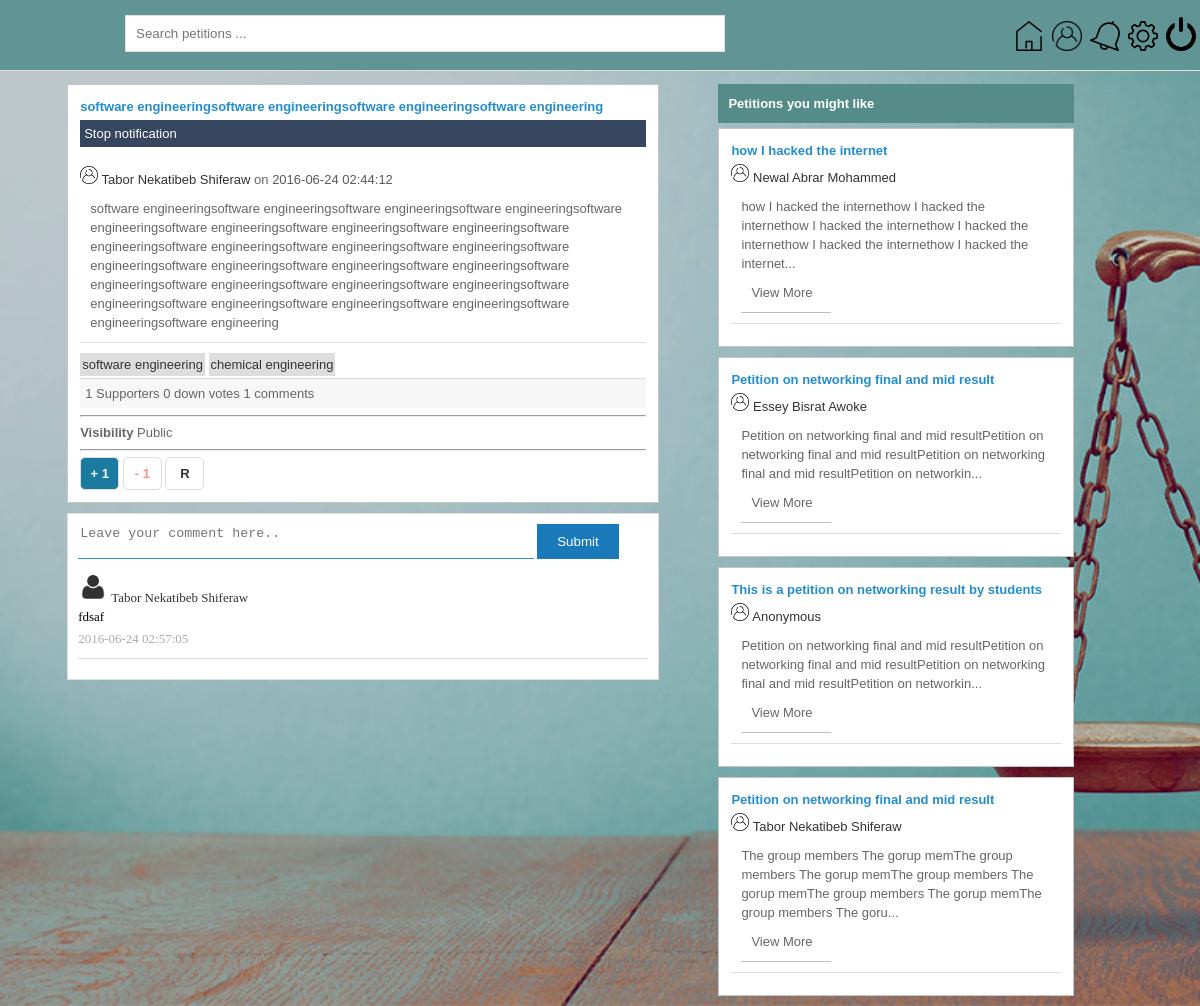
Page /selamawi/account.php?petID=122 (signed in) on the committed database.
### tables this page shows
CREATE TABLE IF NOT EXISTS `petition` (
`petID` int(11) NOT NULL,
  `title` varchar(100) NOT NULL,
  `description` text NOT NULL,
  `post_date` datetime NOT NULL,
  `image_url` char(50) DEFAULT NULL,
  `send_to` varchar(30) NOT NULL,
  `owner` int(11) NOT NULL,
  `num_comments` int(11) NOT NULL DEFAULT '0',
  `num_up_votes` int(11) NOT NULL DEFAULT '0',
  `num_down_votes` int(11) NOT NULL DEFAULT '0',
  `audience` char(33) NOT NULL,
  `sent` enum('1','2') NOT NULL COMMENT '1:unresolved 2:resolved',
  `status` enum('1','2','3') NOT NULL DEFAULT '1' COMMENT '1:normal 2:reported 3:removed',
  `getNotifcation` enum('1','2') NOT NULL DEFAULT '2' COMMENT '1:off 2:on'
);

CREATE TABLE IF NOT EXISTS `student` (
`studID` int(11) NOT NULL,
  `ID` char(15) NOT NULL,
  `fname` char(15) NOT NULL,
  `mname` char(15) NOT NULL,
  `lname` char(15) NOT NULL,
  `department` int(11) NOT NULL,
  `section` int(11) NOT NULL,
  `school` int(11) NOT NULL,
  `year` int(11) NOT NULL,
  `email` varchar(30) NOT NULL,
  `semester` int(11) NOT NULL,
  `password` char(32) NOT NULL,
  `status` enum('1','2','3') NOT NULL DEFAULT '1' COMMENT '1:unreg 2:registered 3:blocked'
);

CREATE TABLE IF NOT EXISTS `pet_tag` (
  `tagID` int(11) NOT NULL,
  `petID` int(11) NOT NULL
);

CREATE TABLE IF NOT EXISTS `comment` (
`commentID` int(11) NOT NULL,
  `message` text NOT NULL,
  `commenter` int(11) NOT NULL,
  `petitionID` int(11) NOT NULL,
  `date` datetime NOT NULL DEFAULT CURRENT_TIMESTAMP,
  `seen` enum('1','2') NOT NULL DEFAULT '1' COMMENT '1:unresolved 2:resolved'
);

### selamawi/includes/class/classDB.php (called while the page is built, shortened)
<?php
	class DB {
		private $db;
		private $resultset = array();
		private $num_rows  = 0;
		function __construct() {
			$this->db = new mysqli(DB::HOST, DB::USRNAME, DB::PSSWRD, DB::DBNAME);
		}
		function prp_stmt($query, $params='') {
			$stmt = $this->db->query($query);
			$this->resultset = array();
			$this->num_rows = $stmt->num_rows;
			for($i=0;$i<$this->num_rows;$i++)
				$this->resultset[$i] = $stmt->fetch_object();
			return true;
		}
		function get_resultset(){
			return $this->resultset;
		}
		function get_num_rows(){
			return $this->num_rows;
		}
	}
	$db = new DB();
?>

### selamawi/includes/class/classPetition.php (called while the page is built, shortened)
<?php
	class Petition{
		private $petitionID;
		private $title;
		private $description;
		private $date;
		private $owner;
		private $getNotf;
		private $audience;
		private $status;
		private $owner_obj;
		private $db;
		function __construct($info)
		{
			global $db;
			$this->db = $db;
			if(gettypei($info)=='int') {
				$this->petitionID = (int)$info;
				$this->retrieve_info();
			}
			else if(gettypei($info)=='obj')
				$this->intiliaze_this($info);
			else if(gettypei($info)=='arr')
				$this->intiliaze_this_arr($info);
		}
		public function getComments(){
			$query = "SELECT * FROM " . TABLE_COM . " WHERE petitionID = $this->petitionID ORDER BY date DESC";
			$this->db->prp_stmt($query);
			$result =  $this->db->get_resultset();
			$comments = array();
			foreach($result as $comment) {
				$comments[] = new Comment($comment);
			}
			return $comments;
		}
		public function getNumComments() {
			$query = "SELECT count(commentID) as num  from " . TABLE_COM . " WHERE petitionID = $this->petitionID";
			$this->db->prp_stmt($query);
			return $this->db->get_resultset()[0]->num;
		}
		function assignVote($votes,&$vote_count) {
			if($votes[0]->type==VOTE_UP)
				$vote_count['UP'] = $votes[0]->num;
			else
				$vote_count['DOWN'] = $votes[0]->num;
			if(!isset($vote[1]))
				return $vote_count;
			return $vote_count;
		}
		public function getNumVotes()
		{
			$query = "SELECT count(voteID) as num,type FROM " . TABLE_VOTE . " WHERE petitionID = $this->petitionID group by type";
			$this->db->prp_stmt($query);
			$vote_count = array(
								'UP' 		=> 0,
								'DOWN'		=> 0
							);
			$rs = $this->db->get_resultset();
			$this->assignVote($rs,$vote_count);
			return $vote_count;
		}
		public function getTags()
		{
			$subQ = "SELECT tagName FROM " . TABLE_TAG . " WHERE tagID = " . TABLE_PET_TAG .".tagID";
			$query = "SELECT tagID,($subQ) as tagName FROM " . TABLE_PET_TAG . " WHERE petID = $this->petitionID";
			$this->db->prp_stmt($query);
			$tags = array();
			$result = $this->db->get_resultset();
			foreach($result as $tag)
				$tags[] = new Tag($tag);
			return $tags;
		}
		public function getTitle()
		{
			return $this->title;
		}
		public function isReported()
		{
			return (int)$this->status === PET_ST_RPT;
		}
		public function getDesc()
		{
			return $this->description;
		}
		public function getDate()
		{
			return $this->date;
		}
		public 	function getPetID()
		{
			return $this->petitionID;
		}
		public function intiliaze_this($info)
		{
			$this->title = 			$info->title;
			$this->description =	$info->description;
			$this->date = 			$info->post_date;
			$this->owner = 			$info->owner;
			$this->petitionID =     $info->petID;
			$this->getNotf   = 		$info->getNotifcation;
			$this->audience = 		$info->audience;
			$this->status = 		$info->status;
			$this->get_owner_info();
		}
		public function notfOn(){
			return $this->getNotf == PET_NOTF_ON;
		}
		public function get_owner_info() {
			$this->owner_obj = new Student((int)$this->owner);
		}
		public function __call($method, $arguments) {
			switch ($method) {
				case 'getFullName':
					return $this->owner_obj->getFullName();
					break;
				case 'getStudID':
					return $this->owner_obj->getstudentID();
					break;
			}
		}
		public function relatedPetitions()
		{
			$query = "SELECT *  FROM " . TABLE_PET .  " JOIN (SELECT petID from " . TABLE_PET_TAG .  " where tagID IN (SELECT tagID FROM " . TABLE_PET_TAG .  " WHERE petID=$this->petitionID) group by petID HAVING petID<>$this->petitionID
ORDER BY count(1) DESC LIMIT 4) as matches ON " . TABLE_PET .  ".petID=matches.petID";
			$this->db->prp_stmt($query);
			$petitions = array();
			$results = $this->db->get_resultset();
			foreach($results as $petition)
				$petitions[] = new Petition($petition);
			return $petitions;
		}
		public function retrieve_info()
		{
			$query = "SELECT * FROM " . TABLE_PET . " WHERE petID=$this->petitionID LIMIT 1";
			$stmt = $this->db->prp_stmt($query);
			$rslt = $this->db->get_resultset()[0];
			if($rslt!=null and $stmt!=false)
				$this->intiliaze_this($rslt);
		}
		public function getAudience()
		{
			return $this->audience;
		}
		public function hasVoted($studID)
		{
			$query = "SELECT type FROM " . TABLE_VOTE . " WHERE voter=$studID and petitionID=$this->petitionID";
			$this->db->prp_stmt($query);
			return $this->db->get_resultset()[0]->type;
		}
	}
?>

### selamawi/includes/class/classAccount.php (called while the page is built, shortened)
<?php
	class Account{
		public function aPetition($petID) {
			$petID = (int)$petID;
			return new Petition($petID);
		}
	}
?>

### selamawi/includes/utility.php (called while the page is built, shortened)
<?php
	function gettypei($var) {
		$type = gettype($var);
		switch ($type) {
			case 'object':
				$type = 'obj';
				break;
			case 'integer':
				$type = 'int';
				break;
			case 'array':
				$type = 'arr';
				break;
			default:
				return null;
				break;
		}
		return $type;
	}
?>

### selamawi/includes/class/classStudent.php (called while the page is built, shortened)
<?php
	class Student{
		public $firstName;
		private $middleName;
		private $lastName;
		private $studentID;
		private $db;
		public function __construct($info)
		{
			global $db;
			$this->db = $db;
			if(gettypei($info)=='int') {
				$this->studentID = (int)$info;
				$info = $this->retrieve_info();
			}
			else if(gettypei($info)=='obj')
				$this->intiliaze_this($info);
			else if( gettypei($info) == 'arr')
				$this->int_this_arr($info);
		}
		private function retrieve_info()
		{
			$query = "SELECT * FROM " . TABLE_STUD . " WHERE studID = $this->studentID LIMIT 1";
			$this->db->prp_stmt($query);
			if ( $this->db->get_num_rows() != 1){
				return null;
			}
			$resultSet = $this->db->get_resultset();
			return $resultSet;
		}
		public function getFullName()
		{
			if($this->studentID == PET_ANONY)
				return PET_ANONY_HANDLER;
			$fullName = ucwords($this->firstName . " " . $this->middleName . " ". $this->lastName);
			return $fullName;
		}
		public function getstudentID(){
			return $this->studentID;
		}
		private function intiliaze_this($info)
		{
			if(gettypei($info)!='obj')
				return false;
			$this->firstName  = $info->fname;
			$this->middleName = $info->mname;
			$this->lastName   = $info->lname;
			$this->studentID  = $info->studID;
		}
	}
?>

### selamawi/includes/class/classTag.php (called while the page is built, shortened)
<?php
	class Tag{
		private $tagName;
		private $tagID;
		public function int_this_obj($info)
		{
			$this->tagName = $info->tagName;
			$this->tagID   = $info->tagID;
		}
		public function getName()
		{
			return $this->tagName;
		}
		public function getID()
		{
			return $this->tagID;
		}
	}
?>

### selamawi/includes/class/classauthenticator.php (called while the page is built, shortened)
<?php
	class Authenticator{
		public static function get_session($name){
			return $_SESSION[$name];
		}
	}
?>

### selamawi/includes/class/classComment.php (called while the page is built, shortened)
<?php
	class Comment{
		private $message;
		private $date;
		private $commenter;
		public function getMessage() {
			return $this->message;
		}
		public function getDate() {
			return $this->date;
		}
		public function getCommenter() {
			return new Student((int)$this->commenter);
		}
		public function intitialize_this($info) {
			$this->message 		= $info->message;
			$this->date    		= $info->date;
			$this->commenter	= $info->commenter;
 		}
	}
?>

### selamawi/includes/ui/accountUI.php (the view, shortened to what this page needs)
<?php
	class AccountUI{
		public $studID = -1;
		public $audc = array(
								'class' => '',
								'dept' => '',
								'year' => '',
								'all' => ''
						);
		public function menuBar()
		{
			$menuElems = array(
								'home'	  => array(PAGE_ACCT,'home.svg'),
								'Profile'  => array(PAGE_STUD,'user.png'),
								'notification' => array(PAGE_STUD."?notf",'notification.svg'),
								'setting' => array(PAGE_SETTING,'setting.svg'),
								'logout' => array(PAGE_LOGOUT,'logout.png')
							);
			?>
				<nav class='menubar'>
					<form method='get' class='search' action='<?php print(PAGE_ACCT) ?>'>
						<input class='pet_search' placeholder="Search petitions ... " type='text' name='pet_search'>
					</form>
					<ul id='elems' class='menu-elems'>
						<?php
							foreach($menuElems as $name=>$url)
							{
								echo "<li> <a href='". $url[0] . "'><img class='icns' title='" . $name . "' src='includes/images/" . $url[1] . "'></a>";
							}
						?>
					</ul>
				</nav>
			<?php
		}
			?>
			<?php
		public function descShort($desc, $len=self::DESCLEN) {
			return substr($desc, 0,$len) . "...";
		}
		function audMap($audience){
			switch ($audience)
			{
								case $this->audc['all']:
									return 'Public';
									break;
			}
		}
		public function aPetition($petition, $relatedPetitions, $mine){
			$tags = $petition->getTags();
			$petOn = ($petition->notfOn()) ? "Stop notification" : "Get notification";
			$notf = ($mine) ? "<a class='petTogle' href='" . PAGE_ACCT . "?chNotf=" . $petition->getPetID() . "'> $petOn </a> <br>":"";
			echo "<div class='petOne'>";
				echo "<div class='post'>";
						echo "<span class='pet_title'>" .  $petition->getTitle() ."</span>" . $notf;
						echo "<span class='pet_by'> <img class='glyph' src='includes/images/user.png'> <a href='" . PAGE_STUD . "?studID=" . $petition->getStudID() . "'>". $petition->getFullName() ."</a> </span>  on <span class='pet_date'>" . $petition->getDate() ."</span>";
						echo "<div class='pet_description'>". $petition->getDesc() ."</div> ";
						$this->tagList($tags);
						$this->petition_info($petition);
						echo "<hr>";
							echo "<b>Visibility</b> " . $this->audMap($petition->getAudience());
						echo "<hr>";
						$this->voteForm($petition,$petition->getPetID());
					echo "</div>";
					echo "<div class='allComments'>";
						$this->commentForm($petition->getPetID());
							foreach($petition->getComments() as $comment)
							{
								$commenter = $comment->getCommenter();
								echo "<div class='comment'>";
								echo "<div class='commenter'><img class='glyph' src='includes/images/user-icon.png'> <a href='" . PAGE_STUD	 ."?studID=" . $commenter->getStudentID() . "'>" . $commenter->getFullName() ."</a></div>";
								echo "<div class='message'>" . $comment->getMessage();
								echo  "</div> ";
								echo "<span class='date'>" . $comment->getDate() . "</span>";
								echo "</div>";
							}
					echo "</div>";
			echo "</div>";
				echo "<div class='related'>";
					echo "<span class='title'> Petitions you might like </span>";
					$this->relatedPetitions($relatedPetitions);
				echo "</div>";
		}
		public function relatedPetitions($petitions)
		{
			foreach($petitions as $petition)
			{
				echo "<div class='post'>
					 <div class='post_main'>";
					echo "<span class='pet_title'>" . $petition->getTitle() . "</span>";
					echo "<span class='pet_by'> <img class='glyph' src='includes/images/user.png'> <a href='" . PAGE_STUD . "?studID=" . $petition->getStudID() . "'>". $petition->getFullName() ."</a></span>";
					echo "<div class='pet_description'>" . $this->descShort($petition->getDesc(),150);
					echo "<a href='" . PAGE_ACCT . "?petID=" . $petition->getPetID() . "'>View More </a>
					</div>";
				echo "</div>
						</div>";
			}
		}
		private function commentForm($petID) {
			echo "<form method='post' action='" . PAGE_ACCT . "'>";
				echo "<textarea class='commentBox' placeholder='Leave your comment here..' name='message'></textarea>";
				echo "<input type='submit' name='comSub' class='btn-sub' vaule='comment'>";
			echo "</form>";
		}
		private function voteForm($petition,$petID) {
			$hasV = $petition->hasVoted($this->studID);
			$rpted = $petition->isReported();
			$up = '';
			$down = '';
			$rpt = ($rpted) ? 'down' : '';
			$rptLnk = (!$rpted) ? PAGE_ACCT . "?rpt=" . $petID : "#";
			switch ($hasV) {
				case VOTE_UP:
					$up = 'up';
					break;
				}
			echo "<div class='pet_intr'> <a class='$up' title='up vote' href='" . PAGE_ACCT . "?likePET=" . $petID . "&likeType=" . VOTE_UP . "'> + 1 </a>
						<a class='$down' title='down vote' href='" . PAGE_ACCT . "?likePET=" . $petID . "&likeType=" . VOTE_DOWN . "'> - 1 </a>
						<a class='$rpt' title='report' href='$rptLnk'> R  </a>  <br>
			</div>";
		}
		public function petition_info($petition)
		{
			$numVotes = $petition->getNumVotes();
			echo "<div class='pet_info'>" . $numVotes['UP'] . " Supporters " . $numVotes['DOWN'] . " down votes " . $petition->getNumComments() . " comments </div>";
		}
		public function tagList($tags)
		{
			echo "<div class='pet_tags'>";
				foreach($tags as $tag)
					print "<a class='tag' href='#" . $tag->getID() . "'>" . $tag->getName() ."</a> ";
			echo "</div>";
		}
	}
	echo "<link rel='stylesheet' href='includes/css/style.css' />"
?>

### rows in the picture
petition: title "software engineeringsoftware engineeringsoftware engineeringsoftware engineering", getNotifcation "Stop notification", post_date "2016-06-24 02:44:12", description "software engineeringsoftware engineeringsoftware engineeringsoftware engineeringsoftware engineeringsoftware engineeringsoftware engineeringsoftware engineeringsoftware engineeringsoftware engineeringsoftware engineeringsoftware engineeringsoftware engineeringsoftware engineeringsoftware engineeringsoftware engineeringsoftware engineeringsoftware engineeringsoftware engineeringsoftware engineeringsoftware engineeringsoftware engineeringsoftware engineeringsoftware engineeringsoftware engineeringsoftware engineering", audience "Public"
student: $petition->getFullName() "Tabor Nekatibeb Shiferaw"
pet_tag: Name "software engineering"
pet_tag: Name "chemical engineering"
comment: student.fname+mname+lname "Tabor Nekatibeb Shiferaw", message "fdsaf", date "2016-06-24 02:57:05"
petition: title "how I hacked the internet", description "how I hacked the internethow I hacked the internethow I hacked the internethow I hacked the internethow I hacked the internethow I hacked the internet..."
student: $petition->getFullName() "Newal Abrar Mohammed"
petition: title "Petition on networking final and mid result", description "Petition on networking final and mid resultPetition on networking final and mid resultPetition on networking final and mid resultPetition on networkin..."
student: $petition->getFullName() "Essey Bisrat Awoke"
petition: title "This is a petition on networking result by students", FullName "Anonymous", description "Petition on networking final and mid resultPetition on networking final and mid resultPetition on networking final and mid resultPetition on networkin..."
petition: title "Petition on networking final and mid result", description "The group members The gorup memThe group members The gorup memThe group members The gorup memThe group members The gorup memThe group members The goru..."

### other values in the picture
$numVotes['UP'] "1"
$numVotes['DOWN'] "0"
$petition->getNumComments() "1"
